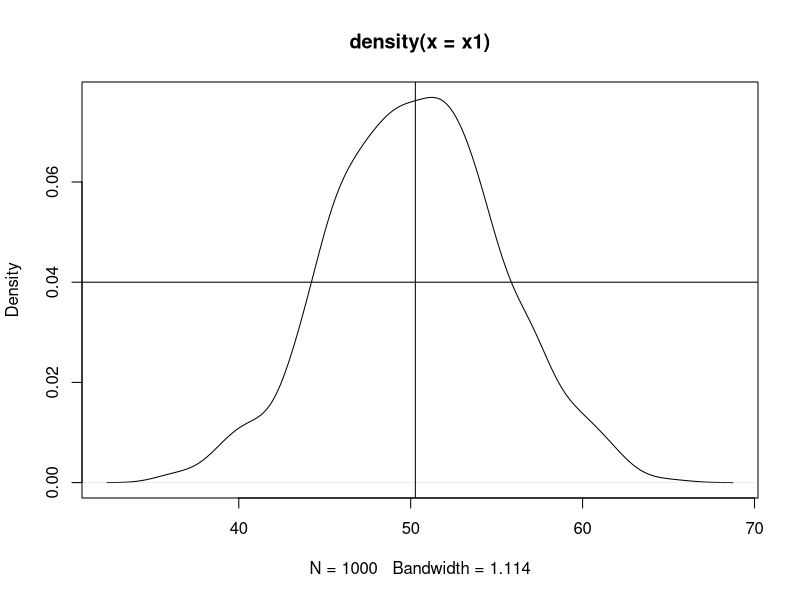

This chart was generated by the following R code:
# Data structures in R


#Vectors----
x=1:10  #create sequence of numbers from 1 to 10
x
x1<- 1:20
x1
(x1=1:30)
(x2=c(1,2,13,4,5))
class(x2)
(x3=letters[1:10])
class(x3)
LETTERS[1:26]
?c
(x3b=c('a',"Suman","4"))
class(x3b)
(x4=c(T,FALSE,TRUE,T,F))
class(x4)
x5=c(3L,5L)
class(x5)
(x5b=c(1,'a',T,4L))
class(x5b)

#access elements
(x6=seq(0,100,by=3))
methods(class='data.frame')
methods(class='numeric')
?seq
#[1] 0 2 4 6 8 10
ls() #variables in my environment
x6
length(x6)
x6[20]
x6[3] #access 3rd element
x6[-c(1,5,20)]
x6[-c(1:10,15:20)]
(x7=c(x6,x2)) #combine 2 vecotrs into vector

#sorting
sort(x6,decreasing=T)
sort(x6[-c(1,2)])
rev(x6)

seq(-3,10,by=.2)
(x=-3:2)
x[2]<-0;  #modify 2nd element

#[1] -3 0 -1 0 1 2
x
x<0
x[x<0]=5 #modify elements less than 0
x[x<=1&x>=1]=100
x[x<=1&x>=-1]=100

#delete vector
(x=seq(1,5,length.out=10))
x=NULL
x
#NULL
x[4]

(x=rnorm(100))
(x1=rnorm(1000,mean=50,sd=5))
plot(density(x1))
mean(x1)
abline(v=mean(x1),h=0.04)


#matrices----
100:111
(m1=matrix(1:12,nrow=4))
(m2=matrix(1:12,ncol=3,byrow=T))
x=101:124
length(x)
matrix(x,ncol=6)

class(m1)

attributes(m1)
dim(m1)
m1

#access elements of matrix
m1[1,2:3]
m1[c(1,3),]
m1[,1]
m1[,-c(1,3)]

paste("C","D",sep="-")

(colnames(m1)=paste('C',1:3,sep=''))
m1
(rownames(m1)=paste('R',1:4,sep=''))
m1
attributes(m1)

#Vector to Matrix
(m3=1:24)
dim(m3)=c(6,4)
m3

m2[1:5] #matrix is like vector
m2
m2[c(TRUE,F,T,F),c(2,3)] #logical indexing
m2[m2>5 &m2<10]
m2
m1;m2
m1[1:2,1:2]


#modify vector

m2
m2[2,2]
m2[2,2]=10
m2
rbind(m2,c(50,60,70))
m2
cbind(m2,c(50,60,70,80))
cbind(m2,m2)

#row and col wise summary
m1
colSums(m1);rowSums(m1)
colMeans(m1);rowMeans(m1)

t(m1) #transpose
sweep(m1,MARGIN=1,STATS=c(2,3,4,5),FUN="+") #rowwise
sweep(m1,MARGIN=2,STATS=c(2,3,4),FUN="*") #colwise

?sweep

#addmargins
m1
?addmargins
addmargins(m1,margin=1,sum) #colwise function
addmargins(m1,1,sd) #colwise function

addmargins(m1,2,mean) #rowwise function
addmargins(m1,c(1,2),mean) #row & col wise function

addmargins(m1,c(1,2),list(list(mean,sum,max),list(var,sd))) #row and col wise function

#Arrays----



#Data Frame----
#Create vectors to be combined into DF
(rollno=1:30)
(sname=paste('student',1:30,sep=''))
(gender=sample(c('M','F'),size=30,replace=T,prob=c(.7,.3)))
(marks=floor(rnorm(30,mean=50,sd=10)))
#set.seed(1234)
(marks2=ceiling(rnorm(30,40,5)))
(course=sample(c('BBA','MBA'),size=30,replace=T,prob=c(.5,.5)))
rollno;sname;gender
marks;marks2;course


#create DF
df1=data.frame(rollno,sname,gender,marks,marks2,course,stringsAsFactors=F)

str(df1) #structure of DF
head(df1)#top 6 rows
head(df1,n=3) #top 3 rows
?summary

#Factors----


#Lists----